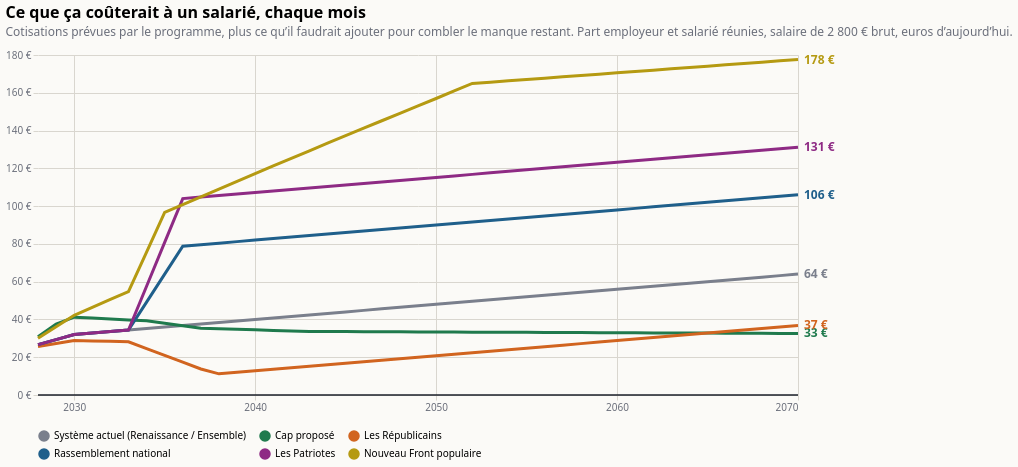

The specification (Vega-Lite) saved for this image:
### Vega-Lite specification from a JSON file in a GitHub repository (floating-point values rounded to 4 significant figures; data arrays with more than 128 entries replaced by an {"elided": "..."} marker saying what was removed)
{"$schema": "https://vega.github.io/schema/vega-lite/v6.json", "title": {"text": "Ce que ça coûterait à un salarié, chaque mois", "subtitle": "Cotisations prévues par le programme, plus ce qu’il faudrait ajouter pour combler le manque restant. Part employeur et salarié réunies, salaire de 2 800 € brut, euros d’aujourd’hui.", "anchor": "start", "fontSize": 16, "subtitleColor": "#6b6f7b", "subtitlePadding": 6, "offset": 12}, "background": "#fbfaf7", "config": {"font": "system-ui, sans-serif", "axis": {"gridColor": "#d9d6cf", "labelColor": "#6b6f7b", "domain": false, "tickColor": "#d9d6cf"}, "legend": {"orient": "bottom", "columns": 3, "labelLimit": 400, "symbolOpacity": 1}, "view": {"stroke": null}}, "width": 760, "height": 340, "data": {"values": {"elided": "258 records"}}, "encoding": {"x": {"field": "annee", "type": "quantitative", "scale": {"domain": [2028, 2070]}, "axis": {"format": "d", "title": null, "values": [2030, 2040, 2050, 2060, 2070]}}, "y": {"field": "valeur", "type": "quantitative", "scale": {"zero": true}, "axis": {"title": null, "labelExpr": "replace(format(datum.value, ',.0f'), ',', ' ') + ' €'", "tickCount": 7}}, "color": {"field": "programme", "type": "nominal", "title": null, "sort": ["Système actuel (Renaissance / Ensemble)", "Cap proposé", "Les Républicains", "Rassemblement national", "Les Patriotes", "Nouveau Front populaire"], "scale": {"domain": ["Système actuel (Renaissance / Ensemble)", "Cap proposé", "Les Républicains", "Rassemblement national", "Les Patriotes", "Nouveau Front populaire"], "range": ["#7a7f8c", "#1f7a4d", "#d1641f", "#1f5f8b", "#8e2a84", "#b59a12"]}, "legend": {"orient": "bottom", "columns": 3}}}, "layer": [{"mark": {"type": "line", "strokeWidth": 3}}, {"data": {"values": [{"y": 0}]}, "mark": {"type": "rule", "strokeWidth": 1.5}, "encoding": {"x": {"value": 0}, "x2": {"value": 760}, "y": {"field": "y", "type": "quantitative"}, "color": {"value": "#1b1f2a"}}}, {"data": {"values": [{"annee": 2070, "programme": "Système actuel (Renaissance / Ensemble)", "valeur": 64.0, "etiquette": "64 €"}, {"annee": 2070, "programme": "Cap proposé", "valeur": 32.56, "etiquette": "33 €"}, {"annee": 2070, "programme": "Les Républicains", "valeur": 36.8, "etiquette": "37 €"}, {"annee": 2070, "programme": "Rassemblement national", "valeur": 106.0, "etiquette": "106 €"}, {"annee": 2070, "programme": "Les Patriotes", "valeur": 131.2, "etiquette": "131 €"}, {"annee": 2070, "programme": "Nouveau Front populaire", "valeur": 177.6, "etiquette": "178 €"}]}, "mark": {"type": "text", "align": "left", "dx": 6, "fontSize": 12, "fontWeight": "bold"}, "encoding": {"text": {"field": "etiquette"}}}]}
